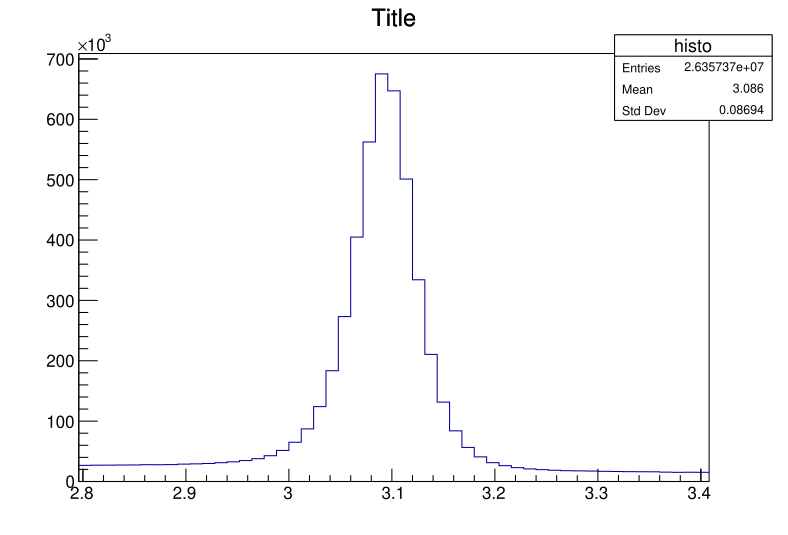

Reproduce this figure in Python.
#!/cvmfs/cms.cern.ch/el9_amd64_gcc12/cms/cmssw/CMSSW_14_0_2/external/el9_amd64_gcc12/bin/python3
import ROOT as r
import sys

jpsiMass = 3.096900

histfilename = "fullhistogram.root"
histfile = r.TFile.Open(histfilename,"READ")
histo = histfile.Get("histo")
histo.SetDirectory(0)
histfile.Close()

canvas = r.TCanvas("canvas")
canvas.cd()

histo.SetAxisRange(2.8, 3.4, "X")

histo.Draw()
canvas.Print("dev.pdf")
input('press enter to exit')

# 3.06 - 3.13 FWHM
